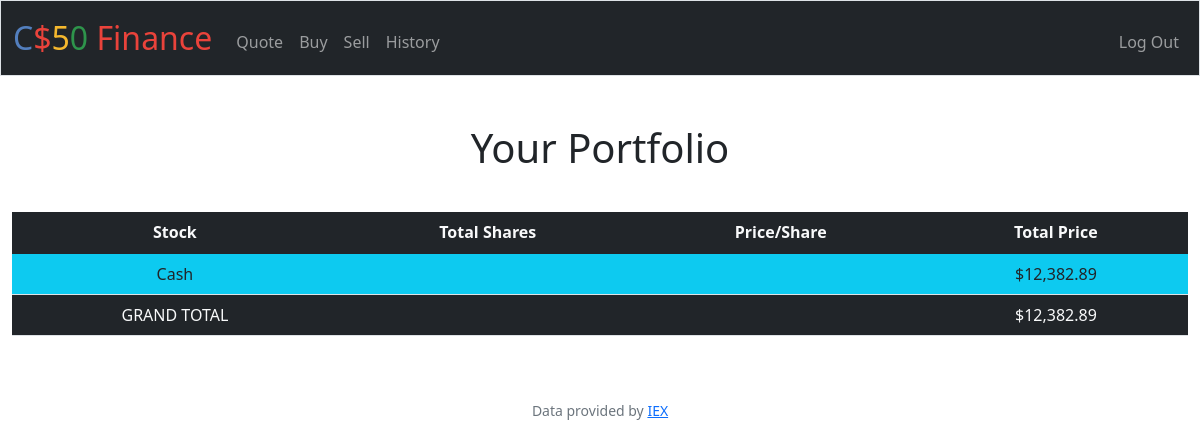
Page / (signed in) on the earlier database version.
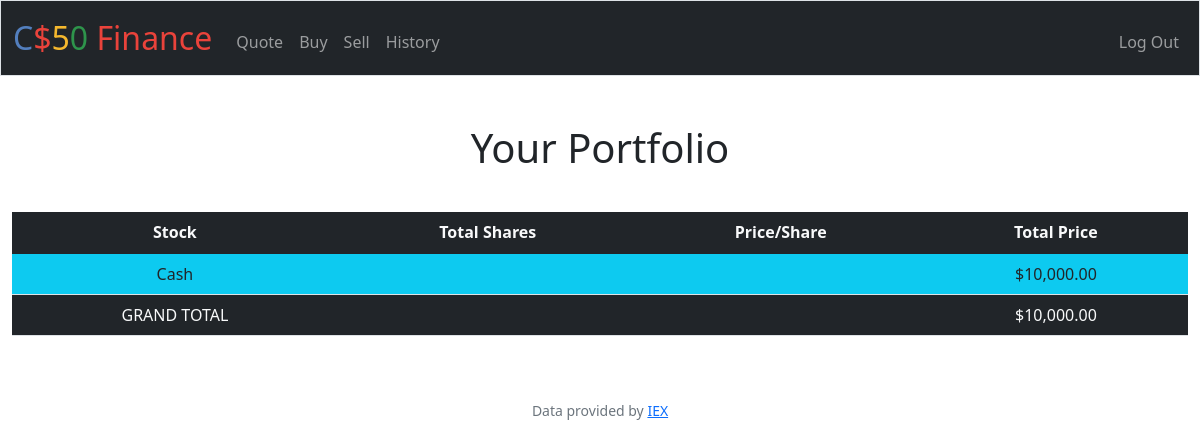
Same page on the later database version.
### tables this page shows
CREATE TABLE users (id INTEGER PRIMARY KEY AUTOINCREMENT NOT NULL, username TEXT NOT NULL, hash TEXT NOT NULL, cash NUMERIC NOT NULL DEFAULT 10000.00);

### app.py (the view)
@app.route("/")
@login_required
def index():
    user_id = session["user_id"]
    stock_details = db.execute("SELECT symbol, SUM(shares) AS shares, price FROM transactions WHERE user_id = ? GROUP BY symbol", user_id)
    user_cash = db.execute("SELECT cash FROM users WHERE id = ?", user_id)[0]["cash"]
    grand_total = user_cash
    for stock in stock_details:
        grand_total += stock["shares"] * stock["price"]
    return render_template("index.html", stock_details = stock_details, user_cash = user_cash, grand_total = grand_total)

### app.py (called while the page is built)
@app.after_request
def after_request(response):
    response.headers["Cache-Control"] = "no-cache, no-store, must-revalidate"
    response.headers["Expires"] = 0
    response.headers["Pragma"] = "no-cache"
    return response

### helpers.py (called while the page is built)
def login_required(f):
    @wraps(f)
    def decorated_function(*args, **kwargs):
        if session.get("user_id") is None:
            return redirect("/login")
        return f(*args, **kwargs)
    return decorated_function

def usd(value):
    return f"${value:,.2f}"

### templates/index.html (shortened to what this page needs)
{% extends "layout.html" %}
{% block main %}
    <h1 class="text-center">Your Portfolio</h1>
    <table class="table">
      <thead class="bg-dark text-light">
        <tr>
          <th scope="col">Stock</th>
          <th scope="col">Total Shares</th>
          <th scope="col">Price/Share</th>
          <th scope="col">Total Price</th>
        </tr>
      </thead>
      <tf>
        <tr class="bg-info text-dark">
          <td>Cash</td>
          <td colspan="2"></td>
          <td>{{ user_cash| usd }}</td>
        </tr>
        <tr class="bg-dark text-light">
          <td>GRAND TOTAL</td>
          <td colspan="2"></td>
          <td>{{ grand_total| usd }}</td>
        </tr>
      </tf>
    </table>
{% endblock %}

### templates/layout.html (shortened to what this page needs)
<!DOCTYPE html>
<html lang="en">
    <head>
        <link href="https://cdn.jsdelivr.net/npm/bootstrap@5.1.3/dist/css/bootstrap.min.css" rel="stylesheet">
        <link href="/static/styles.css" rel="stylesheet">
    </head>
    <body>
        <nav class="bg-dark border navbar navbar-expand-md navbar-dark">
            <div class="container-fluid">
                <a class="navbar-brand" href="/"><span class="blue">C</span><span class="red">$</span><span class="yellow">5</span><span class="green">0</span> <span class="red">Finance</span></a>
                <div class="collapse navbar-collapse" id="navbar">
                    {% if session["user_id"] %}
                        <ul class="navbar-nav me-auto mt-2">
                            <li class="nav-item"><a class="nav-link" href="/quote">Quote</a></li>
                            <li class="nav-item"><a class="nav-link" href="/buy">Buy</a></li>
                            <li class="nav-item"><a class="nav-link" href="/sell">Sell</a></li>
                            <li class="nav-item"><a class="nav-link" href="/history">History</a></li>
                        </ul>
                        <ul class="navbar-nav ms-auto mt-2">
                            <li class="nav-item"><a class="nav-link" href="/logout">Log Out</a></li>
                        </ul>
                    {% else %}
                        <ul class="navbar-nav ms-auto mt-2">
                            <li class="nav-item"><a class="nav-link" href="/register">Register</a></li>
                            <li class="nav-item"><a class="nav-link" href="/login">Log In</a></li>
                        </ul>
                    {% endif %}
                </div>
            </div>
        </nav>
        <main class="container-fluid py-5 text-center">
            {% block main %}{% endblock %}
        </main>
        <footer class="mb-5 small text-center text-muted">
            Data provided by <a href="https://iexcloud.io/">IEX</a>
        </footer>
    </body>
</html>

### static/styles.css (style rules this page uses)
nav .navbar-brand { font-size: xx-large; }
nav .navbar-brand .blue { color: #537fbe; }
nav .navbar-brand .red { color: #ea433b; }
nav .navbar-brand .yellow { color: #f5b82e; }
nav .navbar-brand .green { color: #2e944b; }
h1 { margin-bottom: 40px; }

Differences in the rows shown:
changed users: cash "$12,382.89" → "$10,000.00"
